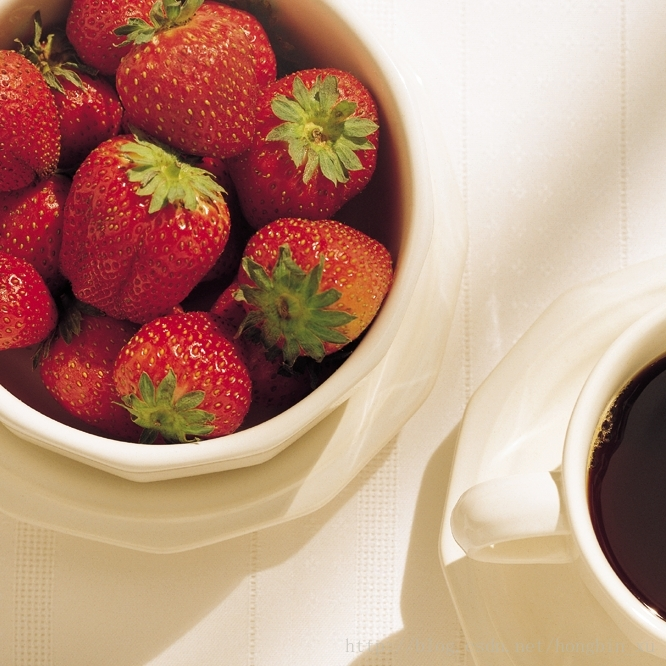
%> input picture BSCOMPUTER ENGINEERING/4th YEAR OF COMPUTER ENGINEERING/7th SEMESTER/DIGITAL IMAGE PROCESSING/LECTURE CODES OF DIGITAL IMAGE PROCESSING/LECTURE#10CODES/fruit.jpg, 666 x 666 px
$ octave gray2rgbTrans.m   (GNU Octave 9; MATLAB toolbox functions it lacks are replaced by stand-ins)
%> lines starting %> are read from the running program, lines starting %| are printed output that depends on the picture
close all;
clear all;
clc;
% read rgb image
I = imread('fruit.jpg');
%> I is the input picture: size 666x666x3 uint8; mean R, G, B 186.2, 145.9, 126.4
R = I(:,:,1);
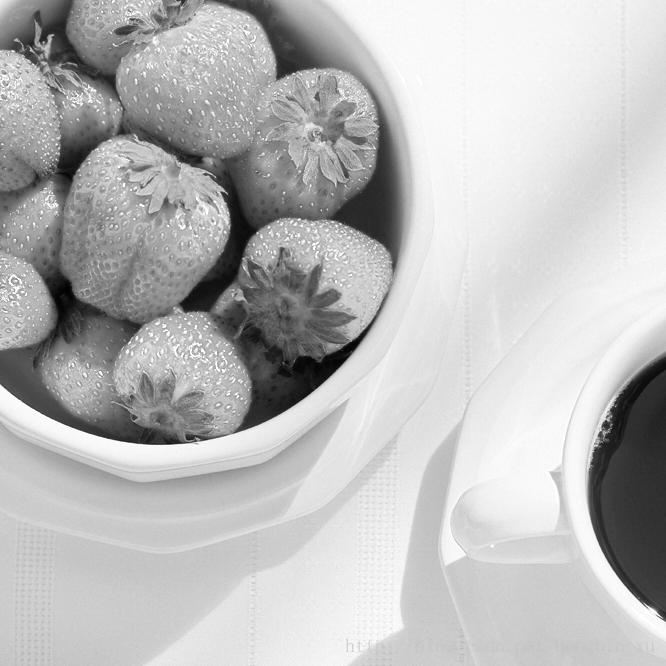
%> R: size 666x666 uint8; min 2, max 255, mean 186.2
G = I(:,:,2);
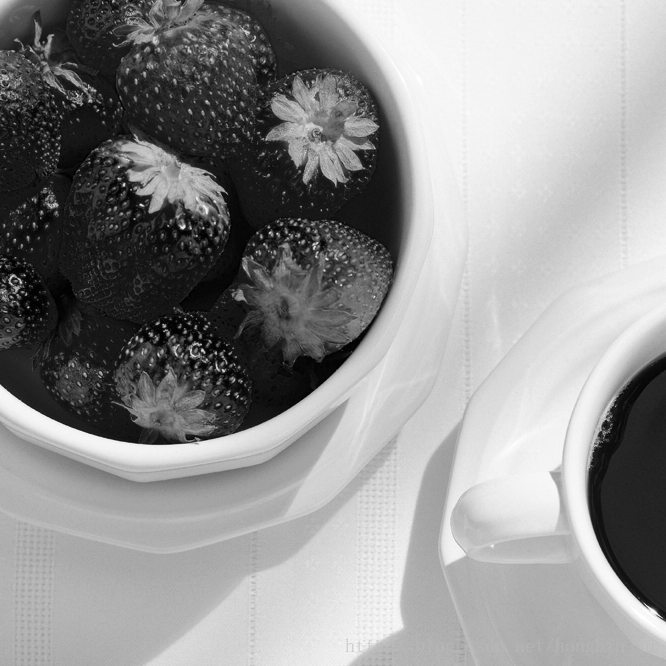
%> G: size 666x666 uint8; min 0, max 255, mean 145.9
B = I(:,:,3);
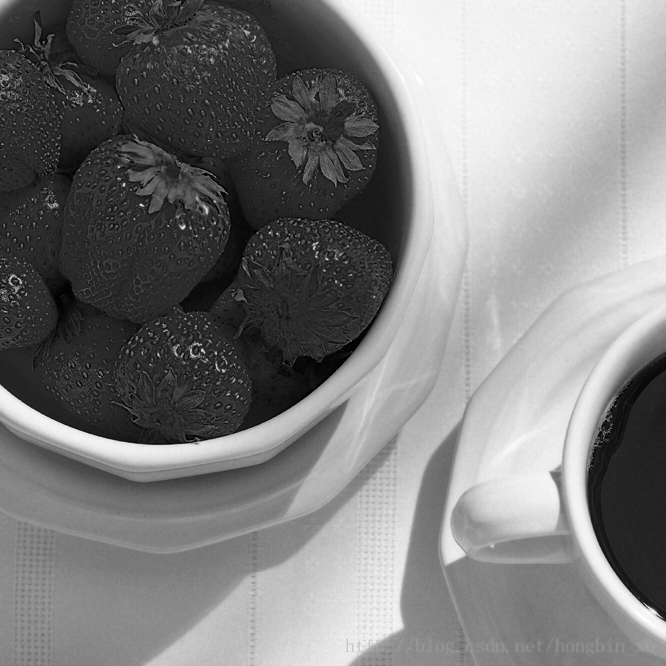
%> B: size 666x666 uint8; min 0, max 255, mean 126.4
imshow([R G B]);
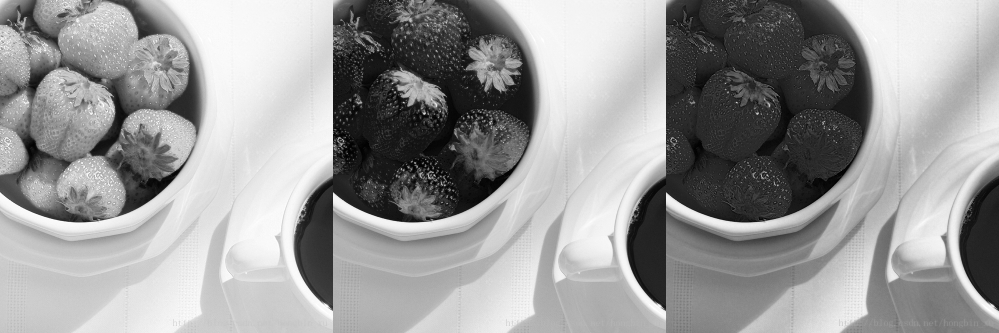
%> displayed picture: size 666x1998, on the screen's scale of 0 to 255 (shown at 1/2 size); min 0, max 255, mean 152.8
% combine the R,G and B
I_rgb = cat(3, R, G, B);
figure;
imshow(I_rgb);

$ run again, with BSCOMPUTER ENGINEERING/4th YEAR OF COMPUTER ENGINEERING/7th SEMESTER/DIGITAL IMAGE PROCESSING/LECTURE CODES OF DIGITAL IMAGE PROCESSING/LECTURE#10CODES/color_ring.jpg copied over BSCOMPUTER ENGINEERING/4th YEAR OF COMPUTER ENGINEERING/7th SEMESTER/DIGITAL IMAGE PROCESSING/LECTURE CODES OF DIGITAL IMAGE PROCESSING/LECTURE#10CODES/fruit.jpg
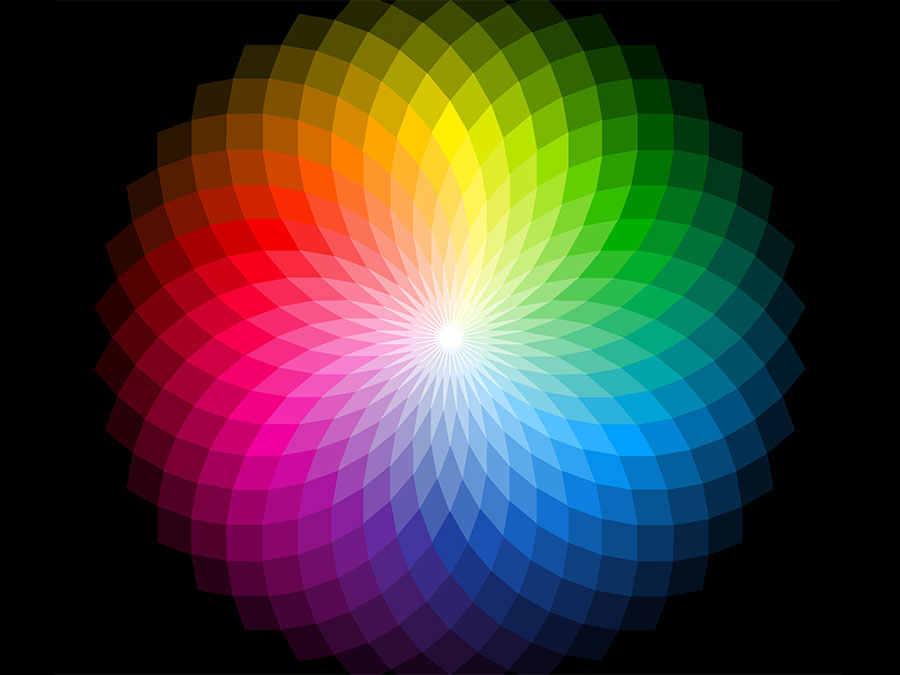
%> input picture BSCOMPUTER ENGINEERING/4th YEAR OF COMPUTER ENGINEERING/7th SEMESTER/DIGITAL IMAGE PROCESSING/LECTURE CODES OF DIGITAL IMAGE PROCESSING/LECTURE#10CODES/color_ring.jpg, 900 x 675 px
%> I is the input picture: size 675x900x3 uint8; mean R, G, B 66.8, 58.5, 54.1
%> `B = I(:,:,3);`:
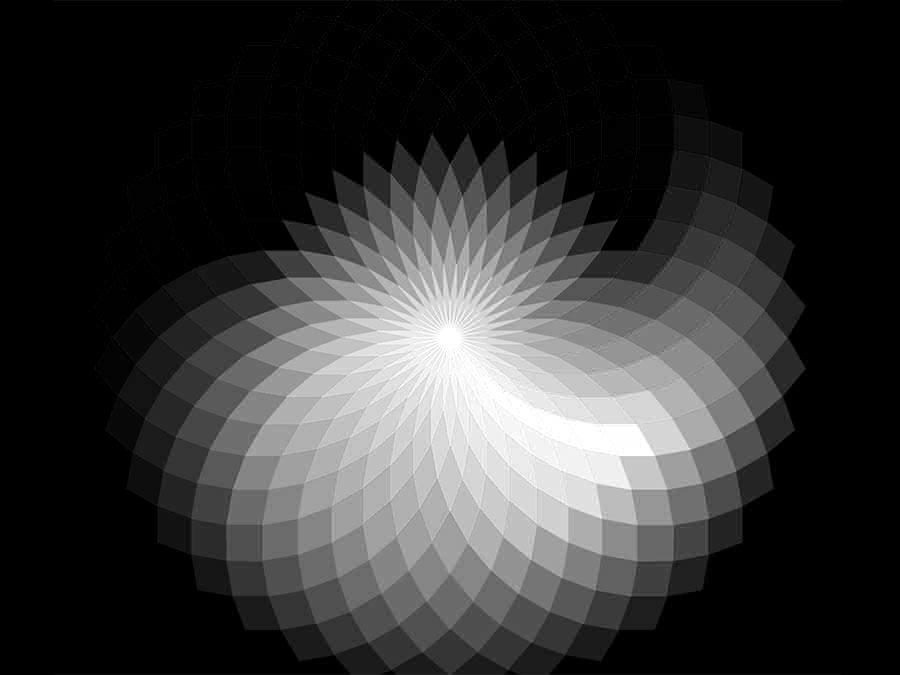
%> B: size 675x900 uint8; min 0, max 255, mean 54.1
%> `imshow([R G B]);`:
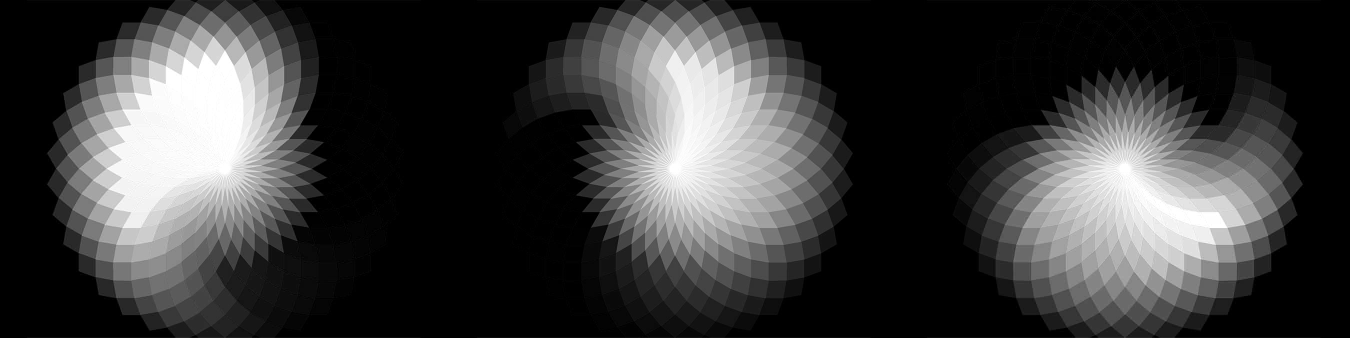
%> displayed picture: size 675x2700, on the screen's scale of 0 to 255 (shown at 1/2 size); min 0, max 255, mean 59.8
